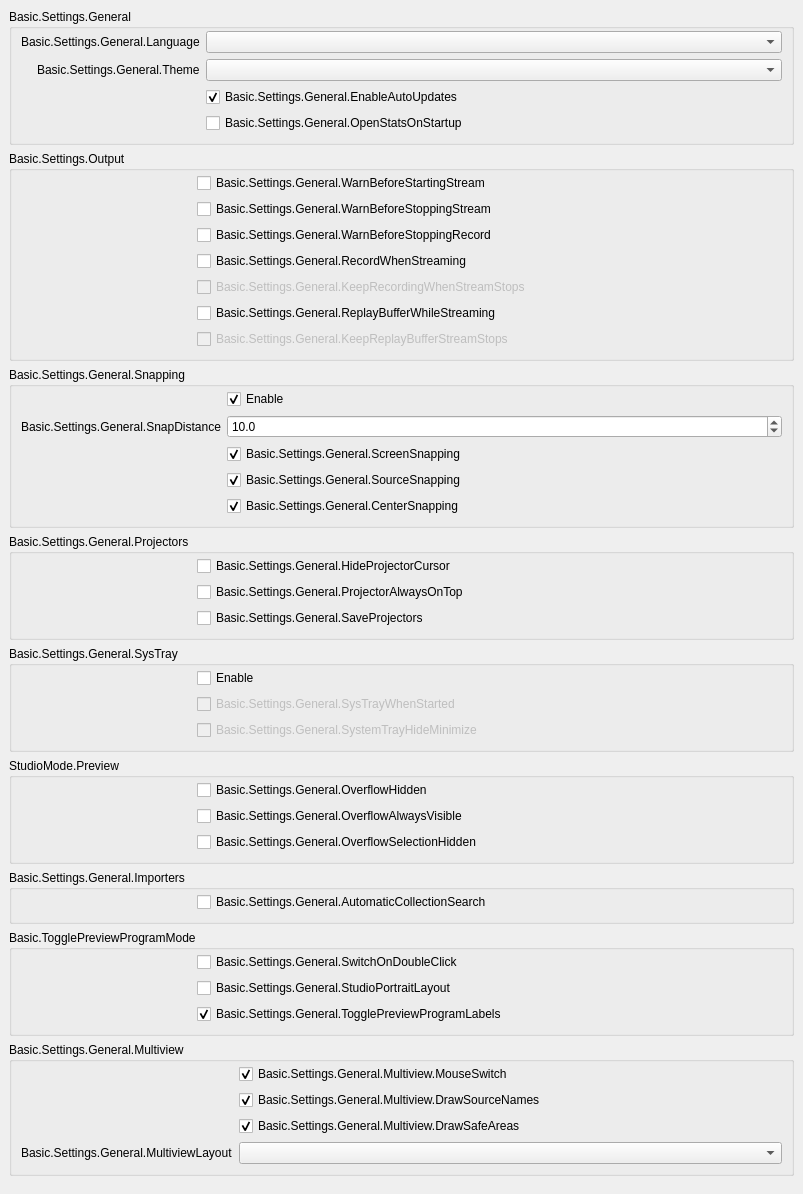
           <widget class="QWidget" name="scrollAreaWidgetContents_2">
            <property name="geometry">
             <rect>
              <x>0</x>
              <y>0</y>
              <width>803</width>
              <height>1026</height>
             </rect>
            </property>
            <layout class="QVBoxLayout" name="verticalLayout_19">
             <property name="leftMargin">
              <number>0</number>
             </property>
             <property name="topMargin">
              <number>0</number>
             </property>
             <property name="rightMargin">
              <number>0</number>
             </property>
             <property name="bottomMargin">
              <number>9</number>
             </property>
             <item alignment="Qt::AlignTop">
              <widget class="QWidget" name="widget_2" native="true">
               <layout class="QVBoxLayout" name="verticalLayout_20">
                <item>
                 <widget class="QGroupBox" name="groupBox_15">
                  <property name="title">
                   <string>Basic.Settings.General</string>
                  </property>
                  <layout class="QFormLayout" name="formLayout_32">
                   <property name="fieldGrowthPolicy">
                    <enum>QFormLayout::AllNonFixedFieldsGrow</enum>
                   </property>
                   <property name="labelAlignment">
                    <set>Qt::AlignRight|Qt::AlignTrailing|Qt::AlignVCenter</set>
                   </property>
                   <property name="topMargin">
                    <number>2</number>
                   </property>
                   <item row="0" column="0">
                    <widget class="QLabel" name="label">
                     <property name="text">
                      <string>Basic.Settings.General.Language</string>
                     </property>
                     <property name="buddy">
                      <cstring>language</cstring>
                     </property>
                    </widget>
                   </item>
                   <item row="0" column="1">
                    <widget class="QComboBox" name="language"/>
                   </item>
                   <item row="1" column="0">
                    <widget class="QLabel" name="label_42">
                     <property name="text">
                      <string>Basic.Settings.General.Theme</string>
                     </property>
                     <property name="buddy">
                      <cstring>theme</cstring>
                     </property>
                    </widget>
                   </item>
                   <item row="1" column="1">
                    <widget class="QComboBox" name="theme"/>
                   </item>
                   <item row="2" column="0">
                    <spacer name="horizontalSpacer_3">
                     <property name="orientation">
                      <enum>Qt::Horizontal</enum>
                     </property>
                     <property name="sizeType">
                      <enum>QSizePolicy::Fixed</enum>
                     </property>
                     <property name="sizeHint" stdset="0">
                      <size>
                       <width>170</width>
                       <height>5</height>
                      </size>
                     </property>
                    </spacer>
                   </item>
                   <item row="2" column="1">
                    <widget class="QCheckBox" name="enableAutoUpdates">
                     <property name="text">
                      <string>Basic.Settings.General.EnableAutoUpdates</string>
                     </property>
                     <property name="checked">
                      <bool>true</bool>
                     </property>
                    </widget>
                   </item>
                   <item row="3" column="1">
                    <widget class="QCheckBox" name="openStatsOnStartup">
                     <property name="text">
                      <string>Basic.Settings.General.OpenStatsOnStartup</string>
                     </property>
                    </widget>
                   </item>
                  </layout>
                 </widget>
                </item>
                <item>
                 <widget class="QGroupBox" name="groupBox_16">
                  <property name="title">
                   <string>Basic.Settings.Output</string>
                  </property>
                  <layout class="QFormLayout" name="formLayout_2">
                   <property name="fieldGrowthPolicy">
                    <enum>QFormLayout::AllNonFixedFieldsGrow</enum>
                   </property>
                   <property name="topMargin">
                    <number>2</number>
                   </property>
                   <item row="0" column="0">
                    <spacer name="horizontalSpacer_5">
                     <property name="orientation">
                      <enum>Qt::Horizontal</enum>
                     </property>
                     <property name="sizeType">
                      <enum>QSizePolicy::Fixed</enum>
                     </property>
                     <property name="sizeHint" stdset="0">
                      <size>
                       <width>170</width>
                       <height>5</height>
                      </size>
                     </property>
                    </spacer>
                   </item>
                   <item row="0" column="1">
                    <widget class="QCheckBox" name="warnBeforeStreamStart">
                     <property name="text">
                      <string>Basic.Settings.General.WarnBeforeStartingStream</string>
                     </property>
                    </widget>
                   </item>
                   <item row="1" column="1">
                    <widget class="QCheckBox" name="warnBeforeStreamStop">
                     <property name="text">
                      <string>Basic.Settings.General.WarnBeforeStoppingStream</string>
                     </property>
                    </widget>
                   </item>
                   <item row="2" column="1">
                    <widget class="QCheckBox" name="warnBeforeRecordStop">
                     <property name="text">
                      <string>Basic.Settings.General.WarnBeforeStoppingRecord</string>
                     </property>
                    </widget>
                   </item>
                   <item row="3" column="1">
                    <widget class="QCheckBox" name="recordWhenStreaming">
                     <property name="text">
                      <string>Basic.Settings.General.RecordWhenStreaming</string>
                     </property>
                    </widget>
                   </item>
                   <item row="4" column="1">
                    <widget class="QCheckBox" name="keepRecordStreamStops">
                     <property name="enabled">
                      <bool>false</bool>
                     </property>
                     <property name="text">
                      <string>Basic.Settings.General.KeepRecordingWhenStreamStops</string>
                     </property>
                    </widget>
                   </item>
                   <item row="5" column="1">
                    <widget class="QCheckBox" name="replayWhileStreaming">
                     <property name="text">
                      <string>Basic.Settings.General.ReplayBufferWhileStreaming</string>
                     </property>
                    </widget>
                   </item>
                   <item row="6" column="1">
                    <widget class="QCheckBox" name="keepReplayStreamStops">
                     <property name="enabled">
                      <bool>false</bool>
                     </property>
                     <property name="text">
                      <string>Basic.Settings.General.KeepReplayBufferStreamStops</string>
                     </property>
                    </widget>
                   </item>
                  </layout>
                 </widget>
                </item>
                <item>
                 <widget class="QGroupBox" name="groupBox_10">
                  <property name="enabled">
                   <bool>true</bool>
                  </property>
                  <property name="sizePolicy">
                   <sizepolicy hsizetype="Preferred" vsizetype="Maximum">
                    <horstretch>0</horstretch>
                    <verstretch>0</verstretch>
                   </sizepolicy>
                  </property>
                  <property name="title">
                   <string>Basic.Settings.General.Snapping</string>
                  </property>
                  <property name="flat">
                   <bool>false</bool>
                  </property>
                  <layout class="QFormLayout" name="formLayout_21">
                   <property name="fieldGrowthPolicy">
                    <enum>QFormLayout::AllNonFixedFieldsGrow</enum>
                   </property>
                   <property name="labelAlignment">
                    <set>Qt::AlignRight|Qt::AlignTrailing|Qt::AlignVCenter</set>
                   </property>
                   <property name="topMargin">
                    <number>2</number>
                   </property>
                   <item row="0" column="1">
                    <widget class="QCheckBox" name="snappingEnabled">
                     <property name="text">
                      <string>Enable</string>
                     </property>
                     <property name="checked">
                      <bool>true</bool>
                     </property>
                    </widget>
                   </item>
                   <item row="2" column="1">
                    <widget class="QCheckBox" name="screenSnapping">
                     <property name="text">
                      <string>Basic.Settings.General.ScreenSnapping</string>
                     </property>
                     <property name="checked">
                      <bool>true</bool>
                     </property>
                    </widget>
                   </item>
                   <item row="4" column="1">
                    <widget class="QCheckBox" name="centerSnapping">
                     <property name="text">
                      <string>Basic.Settings.General.CenterSnapping</string>
                     </property>
                     <property name="checked">
                      <bool>true</bool>
                     </property>
                    </widget>
                   </item>
                   <item row="3" column="1">
                    <widget class="QCheckBox" name="sourceSnapping">
                     <property name="text">
                      <string>Basic.Settings.General.SourceSnapping</string>
                     </property>
                     <property name="checked">
                      <bool>true</bool>
                     </property>
                    </widget>
                   </item>
                   <item row="1" column="1">
                    <widget class="QDoubleSpinBox" name="snapDistance">
                     <property name="decimals">
                      <number>1</number>
                     </property>
                     <property name="singleStep">
                      <double>0.500000000000000</double>
                     </property>
                     <property name="value">
                      <double>10.000000000000000</double>
                     </property>
                    </widget>
                   </item>
                   <item row="1" column="0">
                    <widget class="QLabel" name="label_9">
                     <property name="text">
                      <string>Basic.Settings.General.SnapDistance</string>
                     </property>
                     <property name="buddy">
                      <cstring>snapDistance</cstring>
                     </property>
                    </widget>
                   </item>
                   <item row="3" column="0">
                    <spacer name="horizontalSpacer_4">
                     <property name="orientation">
                      <enum>Qt::Horizontal</enum>
                     </property>
                     <property name="sizeType">
                      <enum>QSizePolicy::Fixed</enum>
                     </property>
                     <property name="sizeHint" stdset="0">
                      <size>
                       <width>170</width>
                       <height>5</height>
                      </size>
                     </property>
                    </spacer>
                   </item>
                  </layout>
                 </widget>
                </item>
                <item>
                 <widget class="QGroupBox" name="groupBox_14">
                  <property name="title">
                   <string>Basic.Settings.General.Projectors</string>
                  </property>
                  <layout class="QFormLayout" name="formLayout_28">
                   <property name="fieldGrowthPolicy">
                    <enum>QFormLayout::AllNonFixedFieldsGrow</enum>
                   </property>
                   <property name="topMargin">
                    <number>2</number>
                   </property>
                   <item row="0" column="1">
                    <widget class="QCheckBox" name="hideProjectorCursor">
                     <property name="text">
                      <string>Basic.Settings.General.HideProjectorCursor</string>
                     </property>
                    </widget>
                   </item>
                   <item row="1" column="1">
                    <widget class="QCheckBox" name="projectorAlwaysOnTop">
                     <property name="text">
                      <string>Basic.Settings.General.ProjectorAlwaysOnTop</string>
                     </property>
                    </widget>
                   </item>
                   <item row="2" column="1">
                    <widget class="QCheckBox" name="saveProjectors">
                     <property name="text">
                      <string>Basic.Settings.General.SaveProjectors</string>
                     </property>
                    </widget>
                   </item>
                   <item row="1" column="0">
                    <spacer name="horizontalSpacer">
                     <property name="orientation">
                      <enum>Qt::Horizontal</enum>
                     </property>
                     <property name="sizeType">
                      <enum>QSizePolicy::Fixed</enum>
                     </property>
                     <property name="sizeHint" stdset="0">
                      <size>
                       <width>170</width>
                       <height>5</height>
                      </size>
                     </property>
                    </spacer>
                   </item>
                  </layout>
                 </widget>
                </item>
                <item>
                 <widget class="QGroupBox" name="groupBox_13">
                  <property name="title">
                   <string>Basic.Settings.General.SysTray</string>
                  </property>
                  <layout class="QFormLayout" name="formLayout_29">
                   <property name="fieldGrowthPolicy">
                    <enum>QFormLayout::AllNonFixedFieldsGrow</enum>
                   </property>
                   <property name="topMargin">
                    <number>2</number>
                   </property>
                   <item row="0" column="1">
                    <widget class="QCheckBox" name="systemTrayEnabled">
                     <property name="text">
                      <string>Enable</string>
                     </property>
                    </widget>
                   </item>
                   <item row="1" column="1">
                    <widget class="QCheckBox" name="systemTrayWhenStarted">
                     <property name="enabled">
                      <bool>false</bool>
                     </property>
                     <property name="text">
                      <string>Basic.Settings.General.SysTrayWhenStarted</string>
                     </property>
                    </widget>
                   </item>
                   <item row="2" column="1">
                    <widget class="QCheckBox" name="systemTrayAlways">
                     <property name="enabled">
                      <bool>false</bool>
                     </property>
                     <property name="text">
                      <string>Basic.Settings.General.SystemTrayHideMinimize</string>
                     </property>
                    </widget>
                   </item>
                   <item row="1" column="0">
                    <spacer name="horizontalSpacer_2">
                     <property name="orientation">
                      <enum>Qt::Horizontal</enum>
                     </property>
                     <property name="sizeType">
                      <enum>QSizePolicy::Fixed</enum>
                     </property>
                     <property name="sizeHint" stdset="0">
                      <size>
                       <width>170</width>
                       <height>5</height>
                      </size>
                     </property>
                    </spacer>
                   </item>
                  </layout>
                 </widget>
                </item>
                <item>
                 <widget class="QGroupBox" name="groupBox_18">
                  <property name="title">
                   <string>StudioMode.Preview</string>
                  </property>
                  <layout class="QFormLayout" name="formLayout_35">
                   <property name="fieldGrowthPolicy">
                    <enum>QFormLayout::AllNonFixedFieldsGrow</enum>
                   </property>
                   <property name="labelAlignment">
                    <set>Qt::AlignRight|Qt::AlignTrailing|Qt::AlignVCenter</set>
                   </property>
                   <property name="topMargin">
                    <number>2</number>
                   </property>
                   <item row="1" column="1">
                    <widget class="QCheckBox" name="overflowAlwaysVisible">
                     <property name="text">
                      <string>Basic.Settings.General.OverflowAlwaysVisible</string>
                     </property>
                    </widget>
                   </item>
                   <item row="0" column="0">
                    <spacer name="horizontalSpacer_25">
                     <property name="orientation">
                      <enum>Qt::Horizontal</enum>
                     </property>
                     <property name="sizeHint" stdset="0">
                      <size>
                       <width>170</width>
                       <height>5</height>
                      </size>
                     </property>
                    </spacer>
                   </item>
                   <item row="2" column="1">
                    <widget class="QCheckBox" name="overflowSelectionHide">
                     <property name="text">
                      <string>Basic.Settings.General.OverflowSelectionHidden</string>
                     </property>
                    </widget>
                   </item>
                   <item row="0" column="1">
                    <widget class="QCheckBox" name="overflowHide">
                     <property name="text">
                      <string>Basic.Settings.General.OverflowHidden</string>
                     </property>
                    </widget>
                   </item>
                  </layout>
                 </widget>
                </item>
                <item>
                 <widget class="QGroupBox" name="groupBox_19">
                  <property name="title">
                   <string>Basic.Settings.General.Importers</string>
                  </property>
                  <layout class="QFormLayout" name="formLayout_36">
                   <property name="fieldGrowthPolicy">
                    <enum>QFormLayout::AllNonFixedFieldsGrow</enum>
                   </property>
                   <property name="labelAlignment">
                    <set>Qt::AlignRight|Qt::AlignTrailing|Qt::AlignVCenter</set>
                   </property>
                   <property name="topMargin">
                    <number>2</number>
                   </property>
                   <item row="0" column="0">
                    <spacer name="horizontalSpacer_26">
                     <property name="orientation">
                      <enum>Qt::Horizontal</enum>
                     </property>
                     <property name="sizeHint" stdset="0">
                      <size>
                       <width>170</width>
                       <height>5</height>
                      </size>
                     </property>
                    </spacer>
                   </item>
                   <item row="0" column="1">
                    <widget class="QCheckBox" name="automaticSearch">
                     <property name="text">
                      <string>Basic.Settings.General.AutomaticCollectionSearch</string>
                     </property>
                    </widget>
                   </item>
                  </layout>
                 </widget>
                </item>
                <item>
                 <widget class="QGroupBox" name="groupBox_11">
                  <property name="title">
                   <string>Basic.TogglePreviewProgramMode</string>
                  </property>
                  <layout class="QFormLayout" name="formLayout_31">
                   <property name="fieldGrowthPolicy">
                    <enum>QFormLayout::AllNonFixedFieldsGrow</enum>
                   </property>
                   <property name="labelAlignment">
                    <set>Qt::AlignRight|Qt::AlignTrailing|Qt::AlignVCenter</set>
                   </property>
                   <property name="topMargin">
                    <number>2</number>
                   </property>
                   <item row="0" column="1">
                    <widget class="QCheckBox" name="doubleClickSwitch">
                     <property name="text">
                      <string>Basic.Settings.General.SwitchOnDoubleClick</string>
                     </property>
                    </widget>
                   </item>
                   <item row="0" column="0">
                    <spacer name="horizontalSpacer_6">
                     <property name="orientation">
                      <enum>Qt::Horizontal</enum>
                     </property>
                     <property name="sizeHint" stdset="0">
                      <size>
                       <width>170</width>
                       <height>5</height>
                      </size>
                     </property>
                    </spacer>
                   </item>
                   <item row="1" column="1">
                    <widget class="QCheckBox" name="studioPortraitLayout">
                     <property name="text">
                      <string>Basic.Settings.General.StudioPortraitLayout</string>
                     </property>
                    </widget>
                   </item>
                   <item row="2" column="1">
                    <widget class="QCheckBox" name="prevProgLabelToggle">
                     <property name="text">
                      <string>Basic.Settings.General.TogglePreviewProgramLabels</string>
                     </property>
                     <property name="checked">
                      <bool>true</bool>
                     </property>
                    </widget>
                   </item>
                  </layout>
                 </widget>
                </item>
                <item>
                 <widget class="QGroupBox" name="groupBoxMultiview">
                  <property name="title">
                   <string>Basic.Settings.General.Multiview</string>
                  </property>
                  <layout class="QFormLayout" name="formLayoutMultiview">
                   <property name="fieldGrowthPolicy">
                    <enum>QFormLayout::AllNonFixedFieldsGrow</enum>
                   </property>
                   <property name="labelAlignment">
                    <set>Qt::AlignRight|Qt::AlignTrailing|Qt::AlignVCenter</set>
                   </property>
                   <property name="topMargin">
                    <number>2</number>
                   </property>
                   <item row="0" column="0">
                    <spacer name="horizontalSpacerMultiview">
                     <property name="orientation">
                      <enum>Qt::Horizontal</enum>
                     </property>
                     <property name="sizeType">
                      <enum>QSizePolicy::Fixed</enum>
                     </property>
                     <property name="sizeHint" stdset="0">
                      <size>
                       <width>170</width>
                       <height>5</height>
                      </size>
                     </property>
                    </spacer>
                   </item>
                   <item row="0" column="1">
                    <widget class="QCheckBox" name="multiviewMouseSwitch">
                     <property name="text">
                      <string>Basic.Settings.General.Multiview.MouseSwitch</string>
                     </property>
                     <property name="checked">
                      <bool>true</bool>
                     </property>
                    </widget>
                   </item>
                   <item row="1" column="1">
                    <widget class="QCheckBox" name="multiviewDrawNames">
                     <property name="text">
                      <string>Basic.Settings.General.Multiview.DrawSourceNames</string>
                     </property>
                     <property name="checked">
                      <bool>true</bool>
                     </property>
                    </widget>
                   </item>
                   <item row="2" column="1">
                    <widget class="QCheckBox" name="multiviewDrawAreas">
                     <property name="text">
                      <string>Basic.Settings.General.Multiview.DrawSafeAreas</string>
                     </property>
                     <property name="checked">
                      <bool>true</bool>
                     </property>
                    </widget>
                   </item>
                   <item row="3" column="1">
                    <widget class="QComboBox" name="multiviewLayout"/>
                   </item>
                   <item row="3" column="0">
                    <widget class="QLabel" name="label_64">
                     <property name="text">
                      <string>Basic.Settings.General.MultiviewLayout</string>
                     </property>
                     <property name="buddy">
                      <cstring>multiviewLayout</cstring>
                     </property>
                    </widget>
                   </item>
                  </layout>
                 </widget>
                </item>
               </layout>
              </widget>
             </item>
            </layout>
           </widget>
